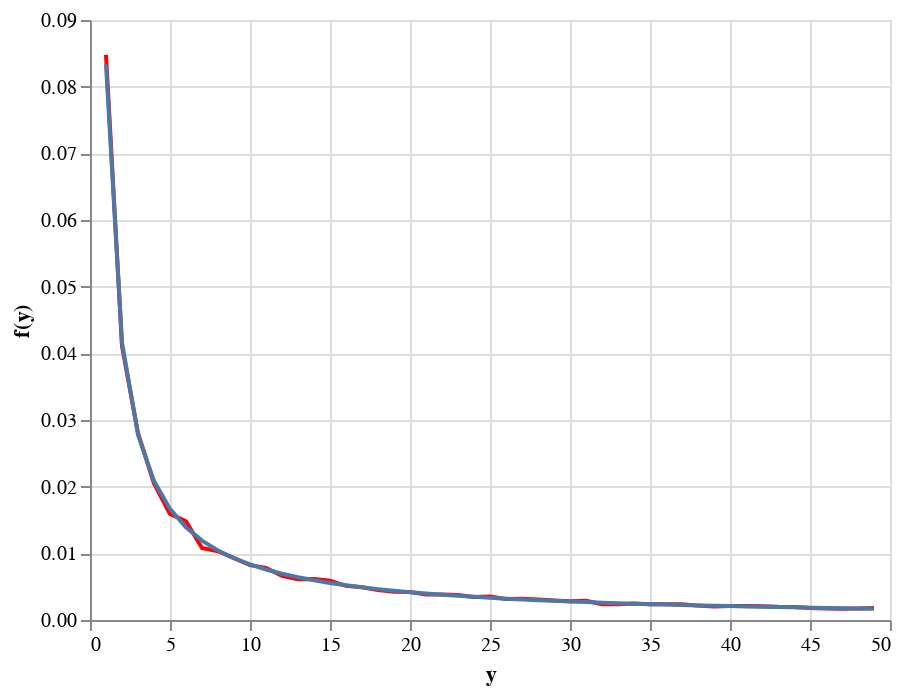

The notebook cell saved with this chart:
### Code cell
VXn_bar_simulated_chart + VXn_bar_chart

### Figure 1 — Vega-Lite specification as saved in the notebook (floating-point values rounded to 4 significant figures)
{"config": {"view": {"continuousWidth": 400, "continuousHeight": 300}}, "layer": [{"data": {"name": "data-50da22f7335860edc97a6192401498e7"}, "mark": {"type": "line", "color": "red"}, "encoding": {"x": {"type": "quantitative", "axis": {"title": "y"}, "field": "x"}, "y": {"type": "quantitative", "axis": {"title": "f(y)"}, "field": "y"}}}, {"data": {"name": "data-b8c8cd9fe1853183b3fdc06f803a67c0"}, "mark": "line", "encoding": {"x": {"type": "quantitative", "axis": {"title": "y"}, "field": "x"}, "y": {"type": "quantitative", "axis": {"title": "f(y)"}, "field": "y"}}}], "$schema": "https://vega.github.io/schema/vega-lite/v4.8.1.json", "datasets": {"data-50da22f7335860edc97a6192401498e7": [{"x": 1, "y": 0.08476}, {"x": 2, "y": 0.04111}, {"x": 3, "y": 0.02803}, {"x": 4, "y": 0.02048}, {"x": 5, "y": 0.01592}, {"x": 6, "y": 0.01482}, {"x": 7, "y": 0.01079}, {"x": 8, "y": 0.01032}, {"x": 9, "y": 0.009279}, {"x": 10, "y": 0.008233}, {"x": 11, "y": 0.007819}, {"x": 12, "y": 0.006636}, {"x": 13, "y": 0.006123}, {"x": 14, "y": 0.00614}, {"x": 15, "y": 0.005881}, {"x": 16, "y": 0.005129}, {"x": 17, "y": 0.004908}, {"x": 18, "y": 0.004491}, {"x": 19, "y": 0.004244}, {"x": 20, "y": 0.00419}, {"x": 21, "y": 0.003821}, {"x": 22, "y": 0.00381}, {"x": 23, "y": 0.003736}, {"x": 24, "y": 0.003446}, {"x": 25, "y": 0.003507}, {"x": 26, "y": 0.003158}, {"x": 27, "y": 0.003185}, {"x": 28, "y": 0.003063}, {"x": 29, "y": 0.002919}, {"x": 30, "y": 0.002819}, {"x": 31, "y": 0.002886}, {"x": 32, "y": 0.002367}, {"x": 33, "y": 0.002344}, {"x": 34, "y": 0.002467}, {"x": 35, "y": 0.002364}, {"x": 36, "y": 0.002345}, {"x": 37, "y": 0.002359}, {"x": 38, "y": 0.002157}, {"x": 39, "y": 0.002018}, {"x": 40, "y": 0.002084}, {"x": 41, "y": 0.00209}, {"x": 42, "y": 0.002046}, {"x": 43, "y": 0.001971}, {"x": 44, "y": 0.001957}, {"x": 45, "y": 0.001816}, {"x": 46, "y": 0.001722}, {"x": 47, "y": 0.001701}, {"x": 48, "y": 0.001733}, {"x": 49, "y": 0.00179}], "data-b8c8cd9fe1853183b3fdc06f803a67c0": [{"x": 1, "y": 0.08333}, {"x": 2, "y": 0.04167}, {"x": 3, "y": 0.02778}, {"x": 4, "y": 0.02083}, {"x": 5, "y": 0.01667}, {"x": 6, "y": 0.01389}, {"x": 7, "y": 0.0119}, {"x": 8, "y": 0.01042}, {"x": 9, "y": 0.009259}, {"x": 10, "y": 0.008333}, {"x": 11, "y": 0.007576}, {"x": 12, "y": 0.006944}, {"x": 13, "y": 0.00641}, {"x": 14, "y": 0.005952}, {"x": 15, "y": 0.005556}, {"x": 16, "y": 0.005208}, {"x": 17, "y": 0.004902}, {"x": 18, "y": 0.00463}, {"x": 19, "y": 0.004386}, {"x": 20, "y": 0.004167}, {"x": 21, "y": 0.003968}, {"x": 22, "y": 0.003788}, {"x": 23, "y": 0.003623}, {"x": 24, "y": 0.003472}, {"x": 25, "y": 0.003333}, {"x": 26, "y": 0.003205}, {"x": 27, "y": 0.003086}, {"x": 28, "y": 0.002976}, {"x": 29, "y": 0.002874}, {"x": 30, "y": 0.002778}, {"x": 31, "y": 0.002688}, {"x": 32, "y": 0.002604}, {"x": 33, "y": 0.002525}, {"x": 34, "y": 0.002451}, {"x": 35, "y": 0.002381}, {"x": 36, "y": 0.002315}, {"x": 37, "y": 0.002252}, {"x": 38, "y": 0.002193}, {"x": 39, "y": 0.002137}, {"x": 40, "y": 0.002083}, {"x": 41, "y": 0.002033}, {"x": 42, "y": 0.001984}, {"x": 43, "y": 0.001938}, {"x": 44, "y": 0.001894}, {"x": 45, "y": 0.001852}, {"x": 46, "y": 0.001812}, {"x": 47, "y": 0.001773}, {"x": 48, "y": 0.001736}, {"x": 49, "y": 0.001701}]}}
